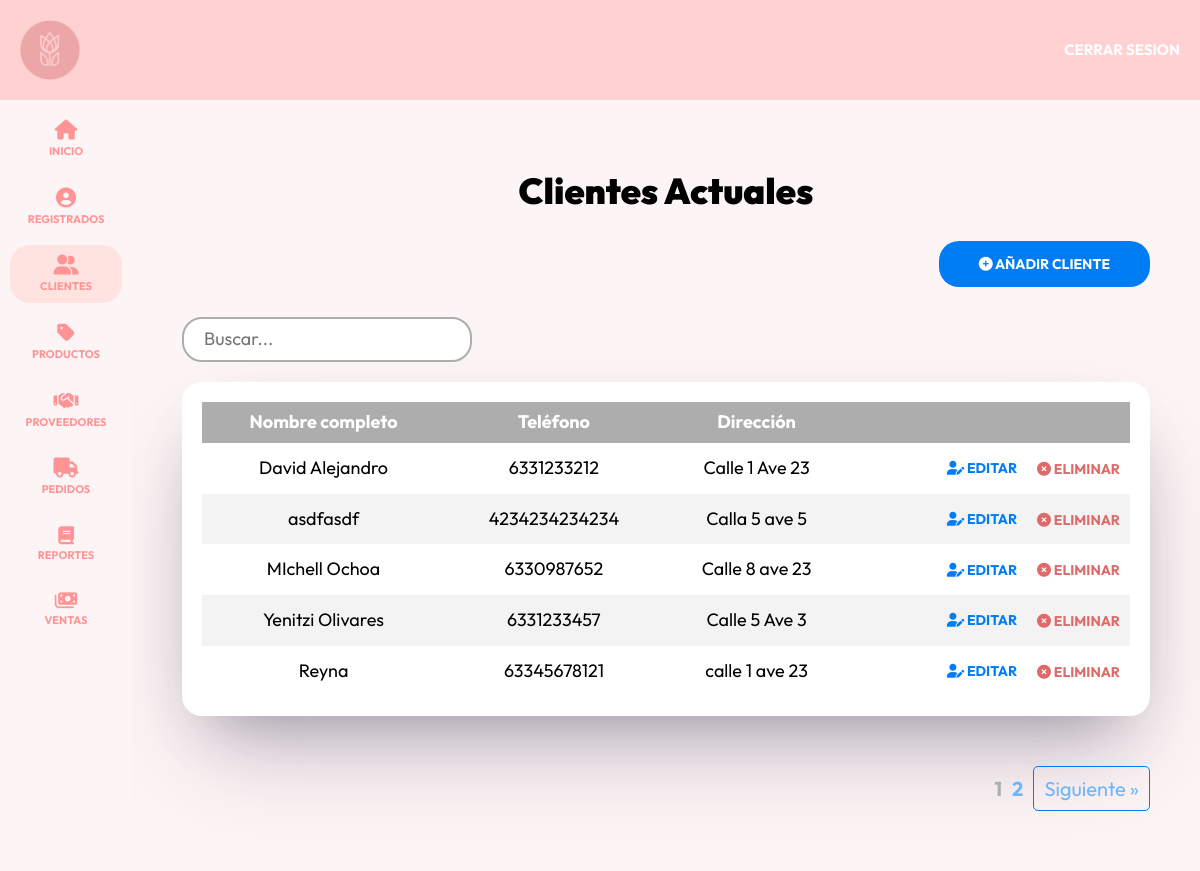
Page /admin/clientes?page=1 (signed in) on the committed database.
### tables this page shows
CREATE TABLE `clientes` (
  `IDcliente` int NOT NULL AUTO_INCREMENT,
  `nombre` varchar(100) NOT NULL,
  `telefono` varchar(15) NOT NULL,
  `direccion` varchar(255) NOT NULL,
  `DateAdd` timestamp NULL DEFAULT CURRENT_TIMESTAMP,
  PRIMARY KEY (`IDcliente`)
);

### controllers/ClientesController.php (called while the page is built, shortened)
<?php
class ClientesController {
    public static function index(Router $router) {
        $pagina_actual = $_GET['page'];
        $pagina_actual = filter_var($pagina_actual, FILTER_VALIDATE_INT);
        $por_pagina = 5;
        $total = Cliente::total();
        $paginacion =  new Paginacion($pagina_actual, $por_pagina, $total);
        $clientes = Cliente::paginar($por_pagina, $paginacion->offset());
        $router->render('admin/clientes/index', [
            'titulo' => 'Clientes Actuales',
            'clientes' => $clientes,
            'paginacion' => $paginacion->paginacion()
        ]);
    }
}
?>

### public/index.php (called while the page is built, shortened)
<?php
$router = new Router();
$router->get('/login', [AuthController::class, 'login']);
$router->post('/login', [AuthController::class, 'login']);
$router->post('/logout', [AuthController::class, 'logout']);
$router->get('/registro', [AuthController::class, 'registro']);
$router->post('/registro', [AuthController::class, 'registro']);
$router->get('/olvide', [AuthController::class, 'olvide']);
$router->post('/olvide', [AuthController::class, 'olvide']);
$router->get('/reestablecer', [AuthController::class, 'reestablecer']);
$router->post('/reestablecer', [AuthController::class, 'reestablecer']);
$router->get('/mensaje', [AuthController::class, 'mensaje']);
$router->get('/confirmar-cuenta', [AuthController::class, 'confirmar']);
$router->get('/admin/dashboard', [DashboardController::class, 'index']);
$router->get('/admin/registrados', [RegistradosController::class, 'index']);
$router->get('/admin/registrados/crear', [RegistradosController::class, 'crear']);
$router->post('/admin/registrados/crear', [RegistradosController::class, 'crear']);
$router->get('/admin/registrados/editar', [RegistradosController::class, 'editar']);
$router->post('/admin/registrados/editar', [RegistradosController::class, 'editar']);
$router->post('/admin/registrados/eliminar', [RegistradosController::class, 'eliminar']);
$router->get('/admin/clientes', [ClientesController::class, 'index']);
$router->get('/admin/clientes/crear', [ClientesController::class, 'crear']);
$router->post('/admin/clientes/crear', [ClientesController::class, 'crear']);
$router->get('/admin/clientes/editar', [ClientesController::class, 'editar']);
$router->post('/admin/clientes/editar', [ClientesController::class, 'editar']);
$router->post('/admin/clientes/eliminar', [ClientesController::class, 'eliminar']);
$router->get('/admin/productos', [ProductosController::class, 'index']);
$router->get('/admin/productos/crear', [ProductosController::class, 'crear']);
$router->post('/admin/productos/crear', [ProductosController::class, 'crear']);
$router->get('/admin/productos/editar', [ProductosController::class, 'editar']);
$router->post('/admin/productos/editar', [ProductosController::class, 'editar']);
$router->post('/admin/productos/eliminar', [ProductosController::class, 'eliminar']);
$router->post('/admin/productos/actualizar_inventario', [ProductosController::class, 'actualizar_inventario']);
$router->get('/admin/proveedores', [ProveedoresController::class, 'index']);
$router->get('/admin/proveedores/crear', [ProveedoresController::class, 'crear']);
$router->post('/admin/proveedores/crear', [ProveedoresController::class, 'crear']);
$router->get('/admin/proveedores/editar', [ProveedoresController::class, 'editar']);
$router->post('/admin/proveedores/editar', [ProveedoresController::class, 'editar']);
$router->post('/admin/proveedores/eliminar', [ProveedoresController::class, 'eliminar']);
$router->get('/admin/categorias/crear', [CategoriasController::class, 'crear']);
$router->post('/admin/categorias/crear', [CategoriasController::class, 'crear']);
$router->get('/admin/categorias/editar', [CategoriasController::class, 'editar']);
$router->post('/admin/categorias/editar', [CategoriasController::class, 'editar']);
$router->post('/admin/categorias/eliminar', [CategoriasController::class, 'eliminar']);
$router->get('/admin/pedidos', [PedidosController::class, 'index']);
$router->get('/admin/pedidos/crear', [PedidosController::class, 'crear']);
$router->post('/admin/pedidos/crear', [PedidosController::class, 'crear']);
$router->get('/admin/pedidos/editar', [PedidosController::class, 'editar']);
$router->post('/admin/pedidos/editar', [PedidosController::class, 'editar']);
$router->post('/admin/pedidos/eliminar', [PedidosController::class, 'eliminar']);
$router->get('/admin/pedidos/obtener_pedidos', [PedidosController::class, 'obtener_pedidos']);
$router->post('/admin/pedidos/actualizarEstado', [PedidosController::class, 'actualizarEstado']);
$router->get('/admin/reportes', [ReportesController::class, 'index']);
$router->get('/admin/reportes/generarPDF', [ReportesController::class, 'generarPDF']);
$router->get('/admin/ventas', [VentasController::class, 'index']);
$router->get('/admin/ventas/crear', [VentasController::class, 'crear']);
$router->post('/admin/ventas/vender', [VentasController::class, 'vender']);
$router->get('/', [PaginasController::class, 'index']);
$router->get('/nosotros', [PaginasController::class, 'nosotros']);
$router->get('/categorias', [PaginasController::class, 'categorias']);
$router->get('/productos', [PaginasController::class, 'productos']);
$router->get('/contacto', [PaginasController::class, 'contacto']);
$router->post('/contacto', [PaginasController::class, 'contacto']);
$router->get('/Cpedidos', [PaginasController::class, 'pedidos']);
$router->get('/Cpedidos/crearPedido', [PaginasController::class, 'crearPedido']);
$router->post('/Cpedidos/crearPedido', [PaginasController::class, 'crearPedido']);
$router->get('/404', [PaginasController::class, 'error']);
$router->comprobarRutas();

### models/ActiveRecord.php (called while the page is built, shortened)
<?php
class ActiveRecord {
    protected static $db;
    protected static $tabla = '';
    protected static $columnaID = 'ID';
    public static function setDB($database) {
        self::$db = $database;
    }
    public static function consultarSQL($query) {
        $resultado = self::$db->query($query);
        $array = [];
        while($registro = $resultado->fetch_assoc()) {
            $array[] = static::crearObjeto($registro);
        }
        return $array;
    }
    protected static function crearObjeto($registro) {
        $objeto = new static;
        foreach($registro as $key => $value ) {
            if(property_exists( $objeto, $key  )) {
                $objeto->$key = $value;
            }
        }
        return $objeto;
    }
    public static function paginar($por_pagina, $offset) {
        $query = "SELECT * FROM " . static::$tabla . " ORDER BY " . static::$columnaID . " DESC LIMIT {$por_pagina} OFFSET {$offset}";
        $resultado = self::consultarSQL($query);
        return $resultado;
    }
    public static function total() {
        $query = "SELECT COUNT(*) FROM " . static::$tabla;
        $resultado = self::$db->query($query);
        $total = $resultado->fetch_array();
        return array_shift($total);
    }
}
?>

### views/admin/clientes/index.php (the view, shortened to what this page needs)
<h2 class="dashboard__heading"> <?php echo $titulo; ?> </h2>
<div class="dashboard__contenedor-boton">
    <a class="dashboard__boton" href="/admin/clientes/crear">
        <i class="fa-solid fa-circle-plus"></i>
        Añadir cliente
    </a>
</div>
<div class="buscador">
    <input type="text" id="inputBusqueda" placeholder="Buscar..." />
</div>
<div class="dashboard__contenedor">
    <?php if(!empty($clientes)) { ?>
        <table class="table">
                <thead class="table__thead">
                    <tr>
                        <th scope="col" class="table__th">Nombre completo</th>
                        <th scope="col" class="table__th">Teléfono</th>
                        <th scope="col" class="table__th">Dirección</th>
                        <th scope="col" class="table__th"></th>
                    </tr>
                </thead>
                <tbody class="table__tbody">
                    <?php foreach($clientes as $cliente) { ?>
                        <tr class="table__tr">
                            <td class="table__td">
                                <?php echo htmlspecialchars($cliente->nombre); ?>
                            </td>
                            <td class="table__td">
                                <?php echo htmlspecialchars($cliente->telefono); ?>
                            </td>
                            <td class="table__td">
                                <?php echo htmlspecialchars($cliente->direccion); ?>
                            </td>
                            <td class="table__td--acciones">
                                <a class="table__accion table__accion--editar" href="/admin/clientes/editar?id=<?php echo $cliente->IDcliente; ?>">
                                    <i class="fa-solid fa-user-pen"></i>
                                    Editar
                                </a>
                                <form method="POST" action="/admin/clientes/eliminar" class="table__formulario">
                                    <button class="table__accion table__accion--eliminar" type="submit">
                                        <i class="fa-solid fa-circle-xmark"></i>
                                        Eliminar
                                    </button>
                                </form>
                            </td>
                        </tr>
                    <?php } ?>
                </tbody>
            </table>
    <?php } else { ?>
        <p class="text-center">No hay clientes en existencia aún</p>
    <?php } ?>
</div>
<?php
    echo $paginacion;
?>

### public/build/css/app.css (style rules this page uses)
html { line-height: 1.15; -webkit-text-size-adjust: 100%; }
body { margin: 0; }
a { background-color: transparent; }
button, input, optgroup, select, textarea { font-family: inherit; font-size: 100%; line-height: 1.15; margin: 0; }
button, input { overflow: visible; }
button, select { text-transform: none; }
button, [type=button], [type=reset], [type=submit] { -webkit-appearance: button; }
html { font-size: 62.5%; box-sizing: border-box; height: 100%; }
*, *:before, *:after { box-sizing: inherit; }
body { font-family: "Outfit", sans-serif; font-size: 1.8rem; }
a { text-decoration: none; }
h1, h2, h3 { font-family: "Outfit", sans-serif; font-weight: 900; margin: 2rem 0; }
h2 { font-size: 3.6rem; }
[class$=__heading] { font-family: "Outfit", sans-serif; font-weight: 900; margin: 2rem 0; margin: 6rem 0 3rem 0; text-align: center; }
.buscador { display: flex; justify-content: start; margin: 2rem 0; }
.buscador input[type=text] { padding: 1rem 2rem; font-family: "Outfit", sans-serif; font-size: 1.6rem; color: black; border: 2px solid #adadad; border-radius: 2rem; outline: none; transition: border-color 0.3s ease, box-shadow 0.3s ease; }
@media (min-width: 768px) { .buscador input[type=text] { font-size: 1.8rem; } }
@media (min-width: 1024px) { .buscador input[type=text] { width: 40%; } }
@media (min-width: 1200px) { .buscador input[type=text] { width: 30%; } }
.dashboard { height: 100%; display: flex; flex-direction: column; background-color: #FDF4F5; }
.dashboard__contenedor-boton { display: flex; justify-content: flex-end; gap: 1rem; }
@media (min-width: 768px) { .dashboard__contenedor-boton { display: flex; margin-bottom: 3rem; } }
.dashboard__boton { background-color: #007df4; border-radius: 2rem; padding: 1.5rem 4rem; color: #FFFFFF; font-size: 1.8rem; font-weight: 700; border: none; transition-property: background-color; transition-duration: 0.3s; text-align: center; display: #FFFFFF; text-transform: uppercase; font-size: 1.4rem; }
@media (min-width: 768px) { .dashboard__boton { width: auto; } }
.dashboard__contenedor, .dashboard__formulario { box-shadow: rgba(255, 255, 255, 0.1) 0px 1px 1px 0px inset, rgba(50, 50, 93, 0.25) 0px 50px 100px -20px, rgba(0, 0, 0, 0.3) 0px 30px 60px -30px; background-color: #FFFFFF; padding: 2rem; border-radius: 2rem; margin-top: 2rem; }
.table { width: 100%; border-collapse: collapse; }
.table__thead { background-color: #adadad; color: #FFFFFF; }
.table__th { padding: 1rem; text-align: center; }
.table__tr:nth-child(even) { background-color: #f3f3f3; }
.table__td, .table__td--acciones { padding: 1.5rem 1rem; text-align: center; }
.table__td--acciones { display: flex; justify-content: flex-end; gap: 2rem; align-items: center; }
.table__accion { all: unset; text-transform: uppercase; font-size: 1.4rem; font-weight: 700; }
.table__accion--editar { color: #007df4; }
.table__accion--eliminar { color: #DF6A6A; }

### rows in the picture
clientes: nombre "David Alejandro", telefono "6331233212", direccion "Calle 1 Ave 23"
clientes: nombre "asdfasdf", telefono "4234234234234", direccion "Calla 5 ave 5"
clientes: nombre "MIchell Ochoa", telefono "6330987652", direccion "Calle 8 ave 23"
clientes: nombre "Yenitzi Olivares", telefono "6331233457", direccion "Calle 5 Ave 3"
clientes: nombre "Reyna", telefono "63345678121", direccion "calle 1 ave 23"

### other values in the picture
$titulo "Clientes Actuales"
